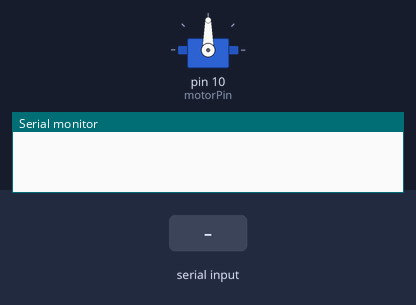
The sketch below on a simulated Arduino Uno, built with avr-gcc and run on an emulated ATmega328P. Parts: servo, the last lines printed to the serial monitor. Inputs (shaded band) come from the test bench.

Above: at 1.2 s.
1.3 s: byte 30 received over Serial
At 1.9 s:
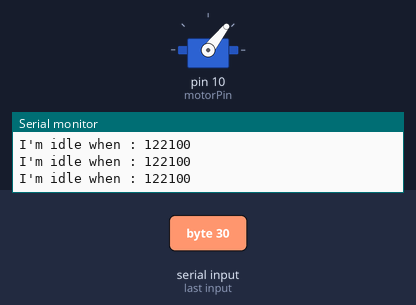
2.8 s: byte 120 received over Serial
At 4.0 s:
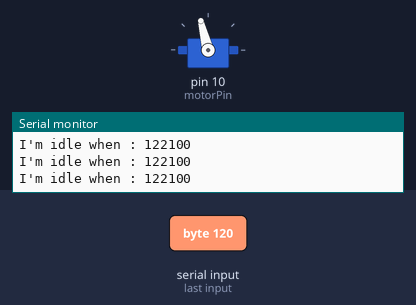
4.3 s: byte 90 received over Serial
At 5.0 s:
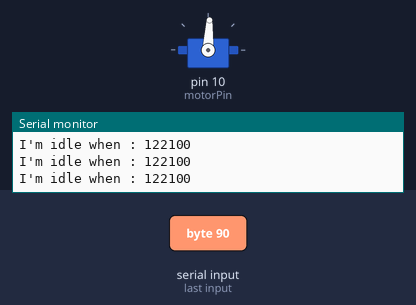
Timing chart, 0 to 7.3 s (numbered marks = the images above; inputs shaded):
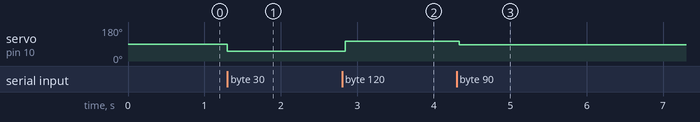

Measured:
- after the input at 1.3 s, servo on pin 10 (motorPin): 90° → 52° at once
- after the input at 2.8 s, servo on pin 10 (motorPin): 52° → 104° at once
- after the input at 4.3 s, servo on pin 10 (motorPin): 104° → 87° at once

The sketch:

armingV1.ino
```cpp
#include <Servo.h>


Servo powerServo;
int motorPin = 10; //arduino 上只能是3 5 6 9 10 11这几个
// the setup routine runs once when you press reset:
void setup() {

powerServo.attach(motorPin);
/*
min (optional): the pulse width, in microseconds, corresponding to the minimum (0-degree) angle on the servo (defaults to 544)
max (optional): the pulse width, in microseconds, corresponding to the maximum (180-degree) angle on the servo (defaults to 2400)
*/
Serial.begin(9600);
}
int ctrlPower = -1;


// the loop routine runs over and over again forever:
void loop() {

a:
if(Serial.available())
{
ctrlPower = Serial.read();
//there are sth wrong... arduino can only receive only 1 byte..
Serial.print("read a data: ");
Serial.println(ctrlPower);

}
if(ctrlPower == -1 )
goto a; //其实也可以某认为0，这样是为了调试方便
/*
这里需要注意一点，如果把ctrlPower弄成-1他就不会再发送了，这样电调就认为它和遥控器断开了！这样会导致电调无法启动。
*/


double T = 2000; // 一个周期的微秒值
long t0 = micros(); //记录begin的时间

//ctrlPower从串口读取，0~200分别对应高电平脉宽0.9ms～2.1ms
double len = 1000 * (0.9 + ctrlPower * (2.1 - 0.9) / 200.0); //len = 0.9*1000 ~ 2.1*1000

for(int i = 0; i < 4; i++)
powerServo.writeMicroseconds(len); //这样会同时控制4个电调同时输出一样的电位

//may be we can do something here??
int leftMs = (int) (t0 + T - micros());
Serial.print("I'm idle when : ");
Serial.println(leftMs, 4);

//everything done...
/*
我原先的想法是在这可以做其他事情，但是考虑到如果事情没做完，但是时间到了，或者发生啥阻塞了，那不废废了？所以还是这个还是不行的。只能是先试验试验，转转电机。必须得用定时器。
*/
delayMicroseconds(leftMs);
}
```
